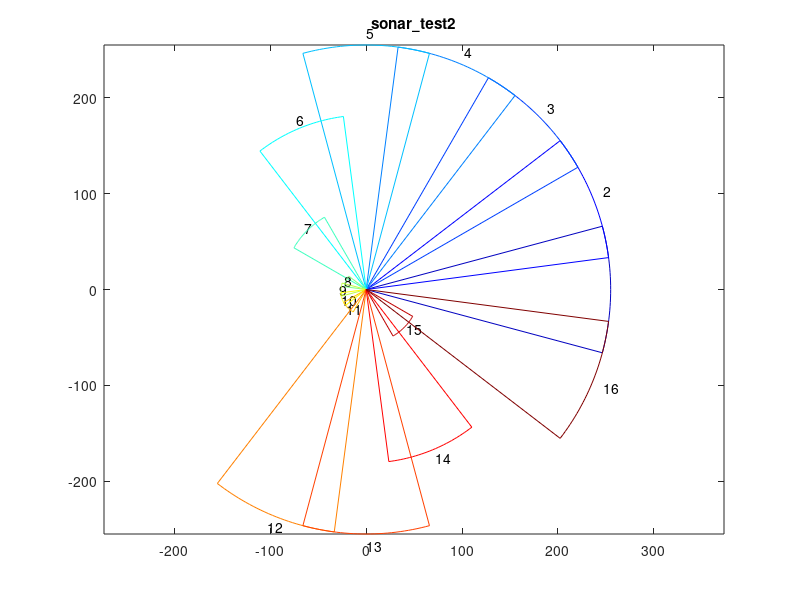

Reproduce this figure in MATLAB.
% teste_sonar2
% Fernando Passold 21/09/2018
%   1   2   3   4   5   6   7   8   9   10  11  12  13  14  15  16
d=[255 255 255 255 255 182  87  23  26  27  27 255 255 181  56 255];
u=length(d); % caso o tamanho do vetor varie
step=2*pi/u;
angle=0;
range=15; % leque de abertura;
range_rad=(pi*range)/180;
step_r=pi/180; % passo para gerar o plot -15^o ? +15^o
%%%
step_color=64/u; % colormap<=>cmap:64x3
color=step_color;
cmap=colormap(jet); % winter
for index=1:u
    cont=2;
    range_sup=angle+range_rad;
    range_inf=angle-range_rad;
    x(1)=0; y(1)=0;
    for theta=range_inf:step_r:range_sup
        x(cont)=d(index)*cos(theta);
        y(cont)=d(index)*sin(theta);
        cont=cont+1;
    end
    msg=num2str(index);
    x_msg=d(index)*1.05*cos(angle);
    y_msg=d(index)*1.05*sin(angle);
    text(x_msg, y_msg, msg);
    x(cont)=0; y(cont)=0;
    plot(x,y,'Color',cmap(color,1:3)); 
    if index==1
        hold on; % para pr?ximos gr?ficos
    end
    angle=angle+step;
    color=color+step_color;
end
hold off
axis equal
title('sonar\_test2')

